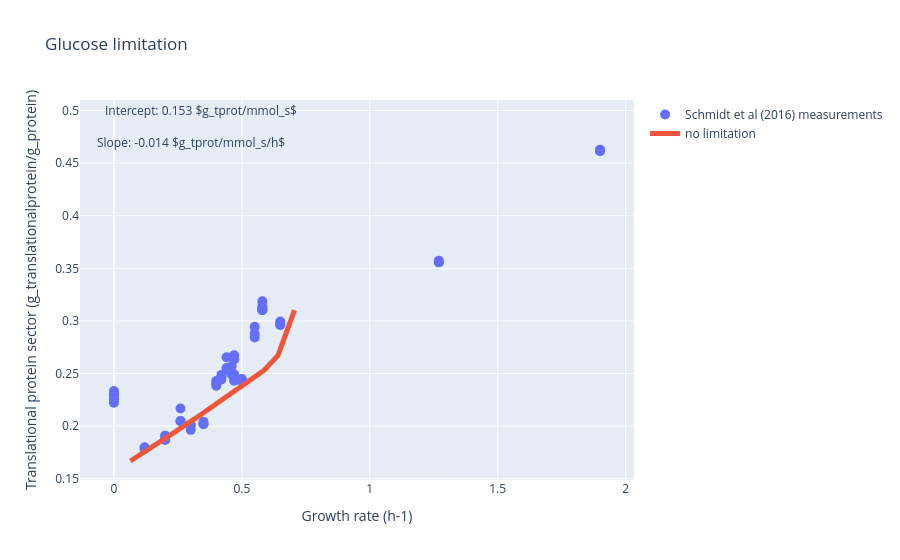

Here is the notebook cell this chart was saved with:
### Code cell
#visualize results
plot_translational_protein_vs_mu(df_schmidt, simulation_results, intercept_glc, slope_glc, 
                                 protein_fraction = PROTEIN_FRACTION, 
                                 measured_protein_fraction=MEASURED_PROTEIN_FRACTION,
                                 oxygen_results = None)

### Figure 1 — Plotly figure (JSON) as saved in the notebook; plotly's stock layout.template omitted (floating-point values rounded to 4 significant figures)
{"data": [{"marker": {"size": 10}, "mode": "markers", "name": "Schmidt et al (2016) measurements", "type": "scatter", "x": [1.9, 1.9, 0.58, 0.58, 0.58, 1.27, 1.27, 1.27, 0.3, 0.3, 0.3, 0.42, 0.42, 0.42, 0.46, 0.46, 0.46, 0.47, 0.47, 0.47, 0.4, 0.4, 0.4, 0.5, 0.5, 0.5, 0.35, 0.35, 0.35, 0.2, 0.2, 0.2, 0.12, 0.12, 0.12, 0, 0, 0, 0, 0, 0, 0.58, 0.58, 0.58, 0.55, 0.55, 0.55, 0.47, 0.47, 0.47, 0.26, 0.26, 0.26, 0.44, 0.44, 0.44, 0.65, 0.65, 0.65], "y": [0.4628, 0.4612, 0.3137, 0.3104, 0.3103, 0.3559, 0.3557, 0.3571, 0.2005, 0.1965, 0.2013, 0.2464, 0.2487, 0.2443, 0.2507, 0.2491, 0.2571, 0.2635, 0.2673, 0.2639, 0.2429, 0.2385, 0.2406, 0.2448, 0.243, 0.243, 0.2021, 0.2018, 0.2041, 0.1909, 0.1868, 0.1875, 0.1797, 0.1797, 0.1783, 0.2302, 0.2334, 0.2222, 0.2302, 0.2256, 0.2257, 0.3187, 0.3126, 0.3107, 0.2877, 0.2842, 0.2944, 0.2493, 0.2432, 0.244, 0.2167, 0.2046, 0.2049, 0.2654, 0.2552, 0.2531, 0.2995, 0.2962, 0.2968]}, {"line": {"width": 5}, "marker": {"size": 10}, "mode": "lines", "name": "no limitation", "type": "scatter", "x": [0.7057, 0.6845, 0.6631, 0.6412, 0.5866, 0.5037, 0.4185, 0.3334, 0.245, 0.1548, 0.06424], "y": [0.3103, 0.296, 0.2816, 0.2673, 0.253, 0.2386, 0.2243, 0.2099, 0.1956, 0.1812, 0.1669]}], "layout": {"annotations": [{"showarrow": false, "text": "Intercept: 0.153 $g_tprot/mmol_s$", "x": 0.34, "y": 0.5}, {"showarrow": false, "text": "Slope: -0.014 $g_tprot/mmol_s/h$", "x": 0.3, "y": 0.47}], "font": {"size": 12}, "title": {"text": "Glucose limitation"}, "xaxis": {"title": {"text": "Growth rate (h-1)"}}, "yaxis": {"title": {"text": "Translational protein sector (g_translationalprotein/g_protein)"}}}}
